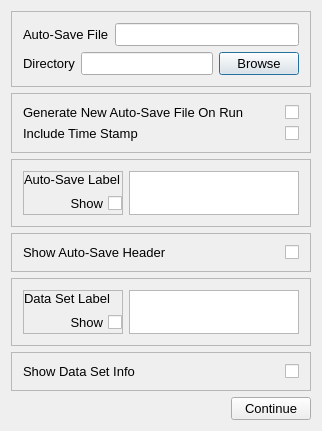
<?xml version="1.0" encoding="UTF-8"?>
<ui version="4.0">
 <class>AutoSaveDialog</class>
 <widget class="QDialog" name="AutoSaveDialog">
  <property name="geometry">
   <rect>
    <x>0</x>
    <y>0</y>
    <width>322</width>
    <height>414</height>
   </rect>
  </property>
  <property name="windowTitle">
   <string>Auto-Save</string>
  </property>
  <layout class="QVBoxLayout" name="verticalLayout">
   <item>
    <widget class="QFrame" name="frame_file">
     <property name="sizePolicy">
      <sizepolicy hsizetype="Preferred" vsizetype="Fixed">
       <horstretch>0</horstretch>
       <verstretch>0</verstretch>
      </sizepolicy>
     </property>
     <property name="font">
      <font>
       <pointsize>10</pointsize>
      </font>
     </property>
     <property name="frameShape">
      <enum>QFrame::StyledPanel</enum>
     </property>
     <layout class="QVBoxLayout" name="verticalLayout_file">
      <item>
       <widget class="QFrame" name="frame_fileName">
        <property name="sizePolicy">
         <sizepolicy hsizetype="Preferred" vsizetype="Fixed">
          <horstretch>0</horstretch>
          <verstretch>0</verstretch>
         </sizepolicy>
        </property>
        <layout class="QHBoxLayout" name="horizontalLayout_fileName">
         <property name="leftMargin">
          <number>0</number>
         </property>
         <property name="topMargin">
          <number>0</number>
         </property>
         <property name="rightMargin">
          <number>0</number>
         </property>
         <property name="bottomMargin">
          <number>0</number>
         </property>
         <item>
          <widget class="QLabel" name="label">
           <property name="text">
            <string>Auto-Save File</string>
           </property>
          </widget>
         </item>
         <item>
          <widget class="QLineEdit" name="lineEdit_fileName"/>
         </item>
        </layout>
       </widget>
      </item>
      <item>
       <widget class="QFrame" name="frame_filePath">
        <property name="sizePolicy">
         <sizepolicy hsizetype="Preferred" vsizetype="Fixed">
          <horstretch>0</horstretch>
          <verstretch>0</verstretch>
         </sizepolicy>
        </property>
        <layout class="QHBoxLayout" name="horizontalLayout_filePath">
         <property name="leftMargin">
          <number>0</number>
         </property>
         <property name="topMargin">
          <number>0</number>
         </property>
         <property name="rightMargin">
          <number>0</number>
         </property>
         <property name="bottomMargin">
          <number>0</number>
         </property>
         <item>
          <widget class="QLabel" name="label_filePath">
           <property name="text">
            <string>Directory</string>
           </property>
          </widget>
         </item>
         <item>
          <widget class="QLineEdit" name="lineEdit_filePath">
           <property name="readOnly">
            <bool>true</bool>
           </property>
          </widget>
         </item>
         <item>
          <widget class="QPushButton" name="pushButton_filePath">
           <property name="text">
            <string>Browse</string>
           </property>
          </widget>
         </item>
        </layout>
       </widget>
      </item>
     </layout>
    </widget>
   </item>
   <item>
    <widget class="QFrame" name="frame_generateOnRun">
     <property name="sizePolicy">
      <sizepolicy hsizetype="Preferred" vsizetype="Fixed">
       <horstretch>0</horstretch>
       <verstretch>0</verstretch>
      </sizepolicy>
     </property>
     <property name="font">
      <font>
       <pointsize>10</pointsize>
      </font>
     </property>
     <property name="frameShape">
      <enum>QFrame::StyledPanel</enum>
     </property>
     <layout class="QVBoxLayout" name="verticalLayout_generateOnRun">
      <item>
       <widget class="QFrame" name="frame_generateNewFile">
        <property name="sizePolicy">
         <sizepolicy hsizetype="Preferred" vsizetype="Fixed">
          <horstretch>0</horstretch>
          <verstretch>0</verstretch>
         </sizepolicy>
        </property>
        <layout class="QHBoxLayout" name="horizontalLayout_generateNewFile">
         <property name="leftMargin">
          <number>0</number>
         </property>
         <property name="topMargin">
          <number>0</number>
         </property>
         <property name="rightMargin">
          <number>0</number>
         </property>
         <property name="bottomMargin">
          <number>0</number>
         </property>
         <item>
          <widget class="QLabel" name="label_generateNewFile">
           <property name="text">
            <string>Generate New Auto-Save File On Run</string>
           </property>
          </widget>
         </item>
         <item>
          <widget class="QCheckBox" name="checkBox_generateNewFile">
           <property name="layoutDirection">
            <enum>Qt::RightToLeft</enum>
           </property>
           <property name="text">
            <string/>
           </property>
          </widget>
         </item>
        </layout>
       </widget>
      </item>
      <item>
       <widget class="QFrame" name="frame_includeTimeStamp">
        <property name="sizePolicy">
         <sizepolicy hsizetype="Preferred" vsizetype="Fixed">
          <horstretch>0</horstretch>
          <verstretch>0</verstretch>
         </sizepolicy>
        </property>
        <layout class="QHBoxLayout" name="horizontalLayout_includeTimeStamp">
         <property name="leftMargin">
          <number>0</number>
         </property>
         <property name="topMargin">
          <number>0</number>
         </property>
         <property name="rightMargin">
          <number>0</number>
         </property>
         <property name="bottomMargin">
          <number>0</number>
         </property>
         <item>
          <widget class="QLabel" name="label_includeTimeStamp">
           <property name="text">
            <string>Include Time Stamp</string>
           </property>
          </widget>
         </item>
         <item>
          <widget class="QCheckBox" name="checkBox_includeTimeStamp">
           <property name="layoutDirection">
            <enum>Qt::RightToLeft</enum>
           </property>
           <property name="text">
            <string/>
           </property>
          </widget>
         </item>
        </layout>
       </widget>
      </item>
     </layout>
    </widget>
   </item>
   <item>
    <widget class="QFrame" name="frame_autoSave">
     <property name="sizePolicy">
      <sizepolicy hsizetype="Preferred" vsizetype="Fixed">
       <horstretch>0</horstretch>
       <verstretch>0</verstretch>
      </sizepolicy>
     </property>
     <property name="font">
      <font>
       <pointsize>10</pointsize>
      </font>
     </property>
     <property name="frameShape">
      <enum>QFrame::StyledPanel</enum>
     </property>
     <layout class="QHBoxLayout" name="horizontalLayout_autoSaveLabel">
      <item>
       <widget class="QFrame" name="frame_autoSaveLabel">
        <property name="sizePolicy">
         <sizepolicy hsizetype="Fixed" vsizetype="Preferred">
          <horstretch>0</horstretch>
          <verstretch>0</verstretch>
         </sizepolicy>
        </property>
        <property name="minimumSize">
         <size>
          <width>100</width>
          <height>0</height>
         </size>
        </property>
        <property name="frameShape">
         <enum>QFrame::StyledPanel</enum>
        </property>
        <property name="frameShadow">
         <enum>QFrame::Raised</enum>
        </property>
        <layout class="QVBoxLayout" name="verticalLayout_autoSaveLabel">
         <property name="leftMargin">
          <number>0</number>
         </property>
         <property name="topMargin">
          <number>0</number>
         </property>
         <property name="rightMargin">
          <number>0</number>
         </property>
         <property name="bottomMargin">
          <number>0</number>
         </property>
         <item>
          <widget class="QLabel" name="label_autoSaveLabel">
           <property name="sizePolicy">
            <sizepolicy hsizetype="Preferred" vsizetype="Fixed">
             <horstretch>0</horstretch>
             <verstretch>0</verstretch>
            </sizepolicy>
           </property>
           <property name="text">
            <string>Auto-Save Label</string>
           </property>
          </widget>
         </item>
         <item>
          <widget class="QCheckBox" name="checkBox_showAutoSaveLabel">
           <property name="layoutDirection">
            <enum>Qt::RightToLeft</enum>
           </property>
           <property name="text">
            <string>Show</string>
           </property>
          </widget>
         </item>
        </layout>
       </widget>
      </item>
      <item>
       <widget class="QPlainTextEdit" name="plainTextEdit_autoSaveLabel">
        <property name="sizePolicy">
         <sizepolicy hsizetype="Ignored" vsizetype="Ignored">
          <horstretch>0</horstretch>
          <verstretch>0</verstretch>
         </sizepolicy>
        </property>
       </widget>
      </item>
     </layout>
    </widget>
   </item>
   <item>
    <widget class="QFrame" name="frame_autoSaveHeader">
     <property name="sizePolicy">
      <sizepolicy hsizetype="Preferred" vsizetype="Fixed">
       <horstretch>0</horstretch>
       <verstretch>0</verstretch>
      </sizepolicy>
     </property>
     <property name="font">
      <font>
       <pointsize>10</pointsize>
      </font>
     </property>
     <property name="frameShape">
      <enum>QFrame::StyledPanel</enum>
     </property>
     <layout class="QHBoxLayout" name="horizontalLayout_autoSaveHeader">
      <item>
       <widget class="QLabel" name="label_showAutoSaveHeader">
        <property name="text">
         <string>Show Auto-Save Header</string>
        </property>
       </widget>
      </item>
      <item>
       <widget class="QCheckBox" name="checkBox_showAutoSaveHeader">
        <property name="layoutDirection">
         <enum>Qt::RightToLeft</enum>
        </property>
        <property name="text">
         <string/>
        </property>
       </widget>
      </item>
     </layout>
    </widget>
   </item>
   <item>
    <widget class="QFrame" name="frame_dataSet">
     <property name="sizePolicy">
      <sizepolicy hsizetype="Preferred" vsizetype="Fixed">
       <horstretch>0</horstretch>
       <verstretch>0</verstretch>
      </sizepolicy>
     </property>
     <property name="font">
      <font>
       <pointsize>10</pointsize>
      </font>
     </property>
     <property name="frameShape">
      <enum>QFrame::StyledPanel</enum>
     </property>
     <layout class="QHBoxLayout" name="horizontalLayout_dataSetLabel">
      <item>
       <widget class="QFrame" name="frame_dataSetLabel">
        <property name="sizePolicy">
         <sizepolicy hsizetype="Fixed" vsizetype="Preferred">
          <horstretch>0</horstretch>
          <verstretch>0</verstretch>
         </sizepolicy>
        </property>
        <property name="minimumSize">
         <size>
          <width>100</width>
          <height>0</height>
         </size>
        </property>
        <property name="frameShape">
         <enum>QFrame::StyledPanel</enum>
        </property>
        <property name="frameShadow">
         <enum>QFrame::Raised</enum>
        </property>
        <layout class="QVBoxLayout" name="verticalLayout_dataSetLabel">
         <property name="leftMargin">
          <number>0</number>
         </property>
         <property name="topMargin">
          <number>0</number>
         </property>
         <property name="rightMargin">
          <number>0</number>
         </property>
         <property name="bottomMargin">
          <number>0</number>
         </property>
         <item>
          <widget class="QLabel" name="label_dataSetLabel">
           <property name="sizePolicy">
            <sizepolicy hsizetype="Preferred" vsizetype="Fixed">
             <horstretch>0</horstretch>
             <verstretch>0</verstretch>
            </sizepolicy>
           </property>
           <property name="text">
            <string>Data Set Label</string>
           </property>
          </widget>
         </item>
         <item>
          <widget class="QCheckBox" name="checkBox_showDataSetLabel">
           <property name="layoutDirection">
            <enum>Qt::RightToLeft</enum>
           </property>
           <property name="text">
            <string>Show</string>
           </property>
          </widget>
         </item>
        </layout>
       </widget>
      </item>
      <item>
       <widget class="QPlainTextEdit" name="plainTextEdit_dataSetLabel">
        <property name="sizePolicy">
         <sizepolicy hsizetype="Ignored" vsizetype="Ignored">
          <horstretch>0</horstretch>
          <verstretch>0</verstretch>
         </sizepolicy>
        </property>
       </widget>
      </item>
     </layout>
    </widget>
   </item>
   <item>
    <widget class="QFrame" name="frame_dataSetInfo">
     <property name="sizePolicy">
      <sizepolicy hsizetype="Preferred" vsizetype="Fixed">
       <horstretch>0</horstretch>
       <verstretch>0</verstretch>
      </sizepolicy>
     </property>
     <property name="font">
      <font>
       <pointsize>10</pointsize>
      </font>
     </property>
     <property name="frameShape">
      <enum>QFrame::StyledPanel</enum>
     </property>
     <layout class="QHBoxLayout" name="horizontalLayout_dataSetInfo">
      <item>
       <widget class="QLabel" name="label_showDataSetInfo">
        <property name="text">
         <string>Show Data Set Info</string>
        </property>
       </widget>
      </item>
      <item>
       <widget class="QCheckBox" name="checkBox_showDataSetInfo">
        <property name="layoutDirection">
         <enum>Qt::RightToLeft</enum>
        </property>
        <property name="text">
         <string/>
        </property>
       </widget>
      </item>
     </layout>
    </widget>
   </item>
   <item>
    <spacer name="verticalSpacer">
     <property name="orientation">
      <enum>Qt::Vertical</enum>
     </property>
     <property name="sizeHint" stdset="0">
      <size>
       <width>20</width>
       <height>40</height>
      </size>
     </property>
    </spacer>
   </item>
   <item>
    <widget class="QFrame" name="frame_controls">
     <property name="sizePolicy">
      <sizepolicy hsizetype="Preferred" vsizetype="Fixed">
       <horstretch>0</horstretch>
       <verstretch>0</verstretch>
      </sizepolicy>
     </property>
     <layout class="QHBoxLayout" name="horizontalLayout_controls">
      <property name="leftMargin">
       <number>0</number>
      </property>
      <property name="topMargin">
       <number>0</number>
      </property>
      <property name="rightMargin">
       <number>0</number>
      </property>
      <property name="bottomMargin">
       <number>0</number>
      </property>
      <item>
       <spacer name="horizontalSpacer">
        <property name="orientation">
         <enum>Qt::Horizontal</enum>
        </property>
        <property name="sizeHint" stdset="0">
         <size>
          <width>40</width>
          <height>20</height>
         </size>
        </property>
       </spacer>
      </item>
      <item>
       <widget class="QPushButton" name="pushButton_continue">
        <property name="font">
         <font>
          <pointsize>10</pointsize>
         </font>
        </property>
        <property name="text">
         <string>Continue</string>
        </property>
       </widget>
      </item>
     </layout>
    </widget>
   </item>
  </layout>
 </widget>
 <layoutdefault spacing="6" margin="11"/>
 <resources/>
 <connections/>
</ui>
